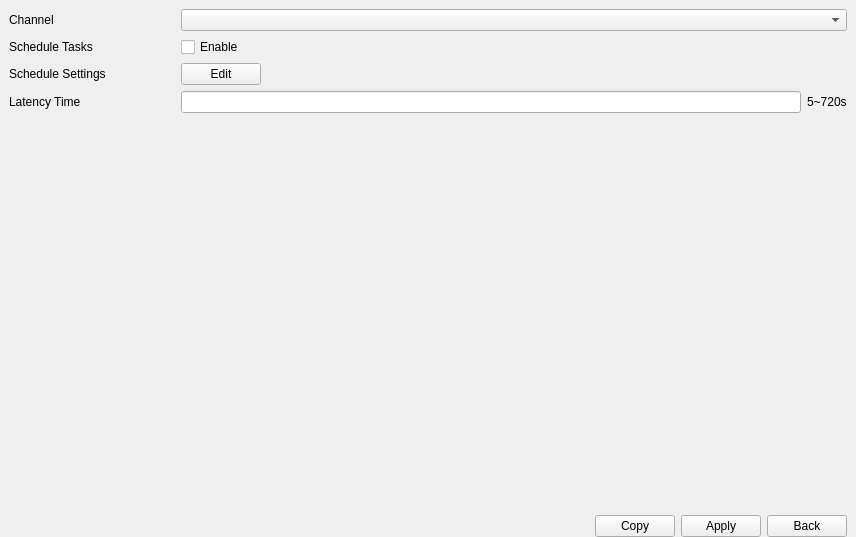
<?xml version="1.0" encoding="UTF-8"?>
<ui version="4.0">
 <class>TabPtzScheduledTasks</class>
 <widget class="QWidget" name="TabPtzScheduledTasks">
  <property name="geometry">
   <rect>
    <x>0</x>
    <y>0</y>
    <width>856</width>
    <height>537</height>
   </rect>
  </property>
  <property name="windowTitle">
   <string>Form</string>
  </property>
  <layout class="QVBoxLayout" name="verticalLayout">
   <property name="leftMargin">
    <number>9</number>
   </property>
   <property name="topMargin">
    <number>9</number>
   </property>
   <property name="rightMargin">
    <number>9</number>
   </property>
   <property name="bottomMargin">
    <number>0</number>
   </property>
   <item>
    <layout class="QGridLayout" name="gridLayout">
     <item row="0" column="0">
      <widget class="QLabel" name="labelChannel">
       <property name="sizePolicy">
        <sizepolicy hsizetype="Preferred" vsizetype="Preferred">
         <horstretch>1</horstretch>
         <verstretch>0</verstretch>
        </sizepolicy>
       </property>
       <property name="text">
        <string>Channel</string>
       </property>
      </widget>
     </item>
     <item row="0" column="1">
      <widget class="ComboBox" name="comboBoxChannel">
       <property name="sizePolicy">
        <sizepolicy hsizetype="Preferred" vsizetype="Fixed">
         <horstretch>4</horstretch>
         <verstretch>0</verstretch>
        </sizepolicy>
       </property>
      </widget>
     </item>
     <item row="2" column="0">
      <widget class="QLabel" name="labelScheduleSettings">
       <property name="text">
        <string>Schedule Settings</string>
       </property>
      </widget>
     </item>
     <item row="1" column="0">
      <widget class="QLabel" name="labelSchduleTasks">
       <property name="text">
        <string>Schedule Tasks</string>
       </property>
      </widget>
     </item>
     <item row="3" column="0">
      <widget class="QLabel" name="labelLatencyTime">
       <property name="text">
        <string>Latency Time</string>
       </property>
      </widget>
     </item>
     <item row="2" column="1">
      <widget class="QWidget" name="widgetScheduleSetting" native="true">
       <layout class="QHBoxLayout" name="horizontalLayout">
        <property name="leftMargin">
         <number>0</number>
        </property>
        <property name="topMargin">
         <number>0</number>
        </property>
        <property name="rightMargin">
         <number>0</number>
        </property>
        <property name="bottomMargin">
         <number>0</number>
        </property>
        <item>
         <widget class="MyPushButton" name="pushButtonSchedule">
          <property name="text">
           <string>Edit</string>
          </property>
         </widget>
        </item>
        <item>
         <spacer name="horizontalSpacer">
          <property name="orientation">
           <enum>Qt::Horizontal</enum>
          </property>
          <property name="sizeHint" stdset="0">
           <size>
            <width>575</width>
            <height>20</height>
           </size>
          </property>
         </spacer>
        </item>
       </layout>
      </widget>
     </item>
     <item row="3" column="1">
      <widget class="QWidget" name="widget_2" native="true">
       <layout class="QHBoxLayout" name="horizontalLayout_2">
        <property name="leftMargin">
         <number>0</number>
        </property>
        <property name="topMargin">
         <number>0</number>
        </property>
        <property name="rightMargin">
         <number>0</number>
        </property>
        <property name="bottomMargin">
         <number>0</number>
        </property>
        <item>
         <widget class="LineEditDigit" name="lineEditLatencyTime"/>
        </item>
        <item>
         <widget class="BlueLabel" name="label_3">
          <property name="text">
           <string>5~720s</string>
          </property>
         </widget>
        </item>
       </layout>
      </widget>
     </item>
     <item row="1" column="1">
      <widget class="QCheckBox" name="checkBoxEnable">
       <property name="text">
        <string>Enable</string>
       </property>
      </widget>
     </item>
    </layout>
   </item>
   <item>
    <spacer name="verticalSpacer">
     <property name="orientation">
      <enum>Qt::Vertical</enum>
     </property>
     <property name="sizeHint" stdset="0">
      <size>
       <width>20</width>
       <height>368</height>
      </size>
     </property>
    </spacer>
   </item>
   <item>
    <layout class="QHBoxLayout" name="horizontalLayout_5">
     <item>
      <widget class="WidgetMessage" name="widgetMessage" native="true"/>
     </item>
     <item>
      <spacer name="horizontalSpacer_3">
       <property name="orientation">
        <enum>Qt::Horizontal</enum>
       </property>
       <property name="sizeHint" stdset="0">
        <size>
         <width>40</width>
         <height>20</height>
        </size>
       </property>
      </spacer>
     </item>
     <item>
      <widget class="MyPushButton" name="pushButtonCopy">
       <property name="text">
        <string>Copy</string>
       </property>
      </widget>
     </item>
     <item>
      <widget class="MyPushButton" name="pushButtonApply">
       <property name="text">
        <string>Apply</string>
       </property>
      </widget>
     </item>
     <item>
      <widget class="MyPushButton" name="pushButtonBack">
       <property name="text">
        <string>Back</string>
       </property>
      </widget>
     </item>
    </layout>
   </item>
  </layout>
 </widget>
 <customwidgets>
  <customwidget>
   <class>MyPushButton</class>
   <extends>QPushButton</extends>
   <header>mypushbutton.h</header>
  </customwidget>
  <customwidget>
   <class>WidgetMessage</class>
   <extends>QWidget</extends>
   <header>widgetmessage.h</header>
   <container>1</container>
  </customwidget>
  <customwidget>
   <class>ComboBox</class>
   <extends>QComboBox</extends>
   <header>combobox.h</header>
  </customwidget>
  <customwidget>
   <class>BlueLabel</class>
   <extends>QLabel</extends>
   <header>bluelabel.h</header>
  </customwidget>
  <customwidget>
   <class>LineEditDigit</class>
   <extends>QLineEdit</extends>
   <header location="global">LineEditDigit.h</header>
  </customwidget>
 </customwidgets>
 <resources/>
 <connections/>
</ui>
